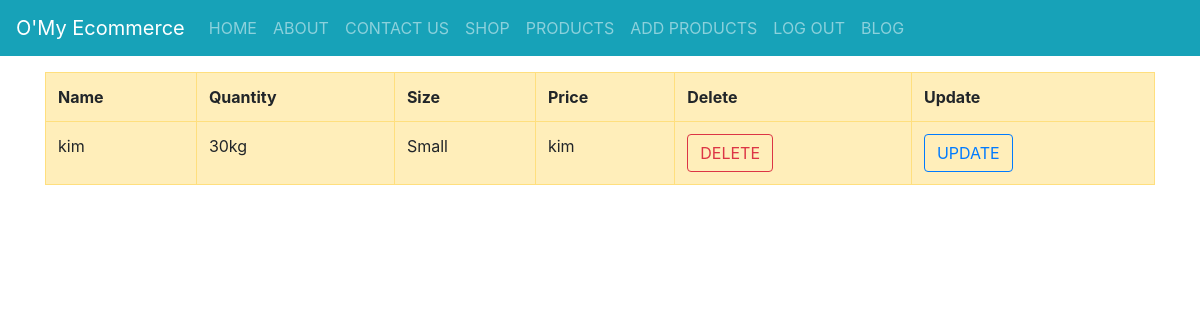
The page /products/ (signed in) on the database as committed earlier.
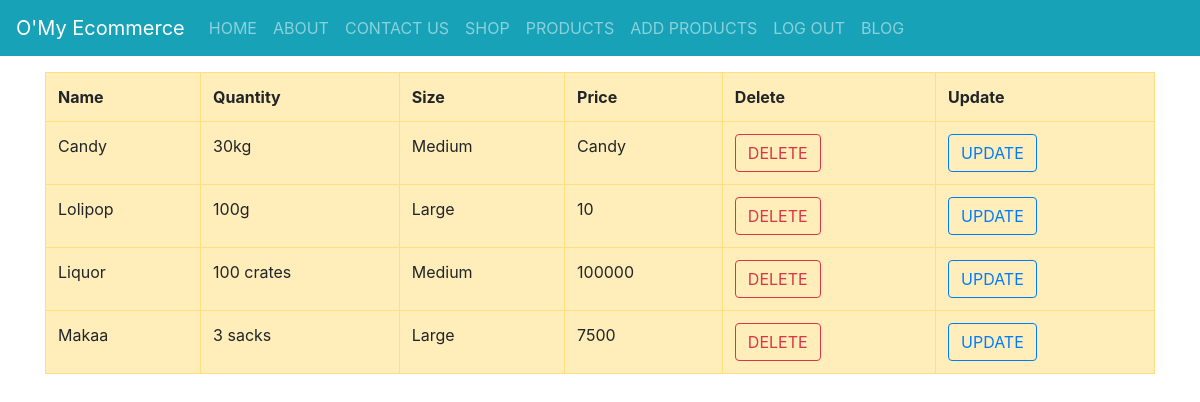
The same page on the database as committed later.
### morningDjangoHtmlFormsProject/models.py (models this page shows)
class Product(models.Model):
    name = models.CharField(max_length=30,blank=False,null=False)
    qtty = models.CharField(max_length=30,blank=False,null=False)
    size = models.CharField(max_length=25,blank=False,null=False)
    price = models.CharField(max_length=20,blank=False,null=False)

### morningDjangoHtmlFormsProject/views.py (the view)
# urls.py: path('products/', user_views.products, name='all-products'),
@login_required()
def products(request):
    all_products = Product.objects.all()
    context = {"all_productss": all_products}
    return render(request, 'products.html', context)

### templates/products.html (shortened to what this page needs)
{% extends 'master.html' %}
{% load static %}
{% block content %}
    <div>
        <div class="container mt-3 ">
            <table class="table  table-hover table-warning table-bordered ">
                <tr>
                    <th>Name</th>
                    <th>Quantity</th>
                    <th>Size</th>
                    <th>Price</th>
                    <th>Delete</th>
                    <th>Update</th>
                </tr>
                {% for product in all_productss %}
                    <tr>
                        <td>{{ product.name }}</td>
                        <td>{{ product.qtty }}</td>
                        <td>{{ product.size }}</td>
                        <td>{{ product.price }}</td>
                        <td><a class="btn btn-outline-danger" href="/delete-product/{{ product.id }}">DELETE</a></td>
                        <td><a class="btn btn-outline-primary" href="/update-product/{{ product.id }}">UPDATE</a></td>
                    </tr>
                {% endfor %}
            </table>
        </div>
    </div>
{% endblock %}

Rows that differ between the two databases and show on the page:
removed Product: name "kim", qtty "30kg", size "Small", price "kim"
added Product: name "Candy", qtty "30kg", size "Medium", price "Candy"
added Product: name "Lolipop", qtty "100g", size "Large", price "10"
added Product: name "Liquor", qtty "100 crates", size "Medium", price "100000"
added Product: name "Makaa", qtty "3 sacks", size "Large", price "7500"
